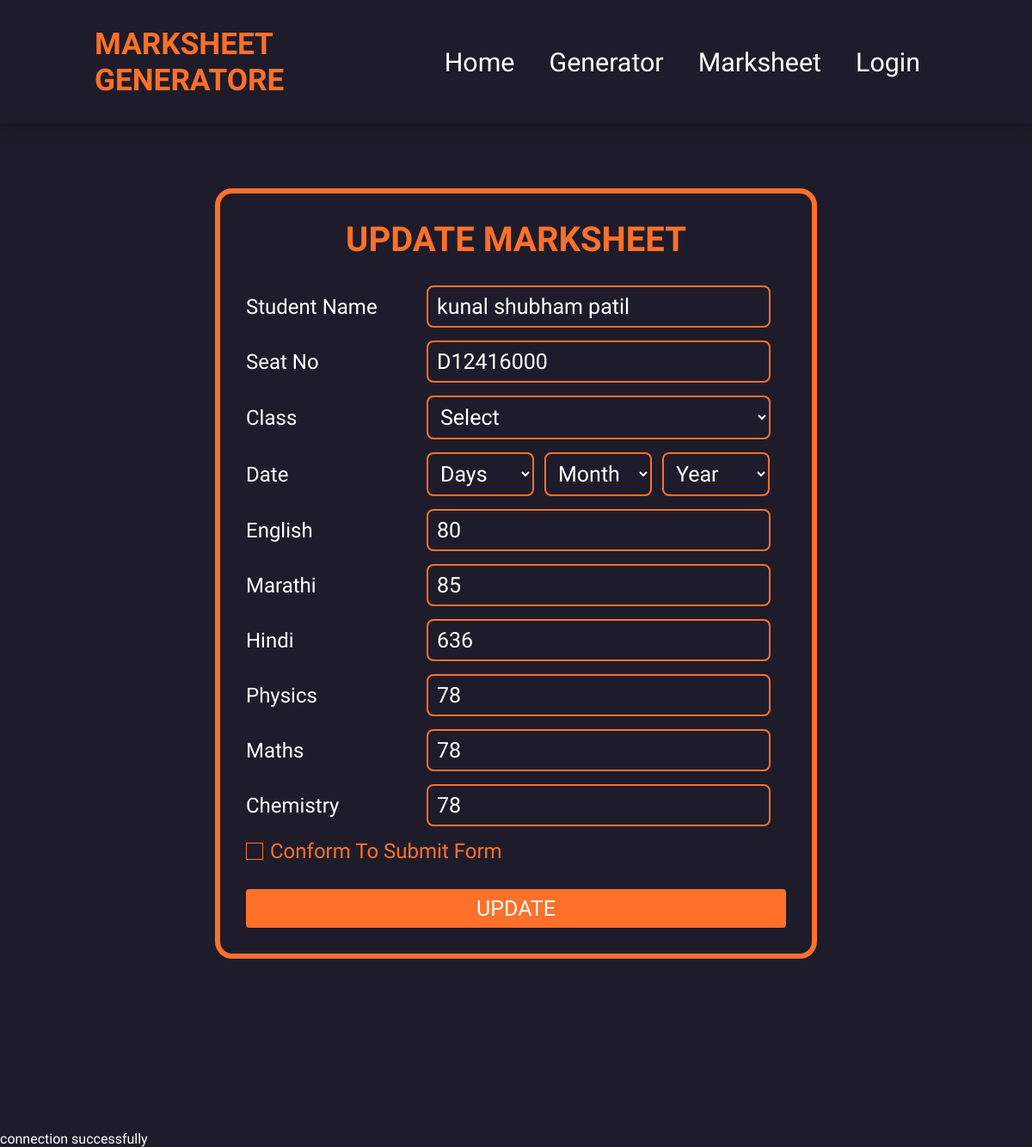
The page /update.php?no=2 on the database its author committed.
### tables this page shows
CREATE TABLE `shivam` (
  `no` int(11) NOT NULL,
  `studentname` varchar(20) NOT NULL,
  `seatno` varchar(10) NOT NULL,
  `english` varchar(3) NOT NULL,
  `marathi` varchar(3) NOT NULL,
  `hindi` varchar(3) NOT NULL,
  `physics` varchar(3) NOT NULL,
  `maths` varchar(3) NOT NULL,
  `chemistry` varchar(3) NOT NULL,
  `total` varchar(10) NOT NULL,
  `percentege` varchar(4) NOT NULL
);

### update.php (the view, shortened to what this page needs)
<?php include("projectserver.php");
  $no = $_GET['no'];
    $query = "SELECT * FROM SHIVAM where no ='$no'";
   $data = mysqli_query($conn,$query);
    $result = mysqli_fetch_assoc($data);
?>
<html>
<head>
  <link rel="stylesheet" type="text/css" href="style.css">
   <link rel="stylesheet"
  href="https://unpkg.com/boxicons@latest/css/boxicons.min.css">
</head>
<body>
  <header>
    <a href="index.php" class="logo">Marksheet Generatore</a>
    <ul class="navbar">
      <li><a href="index.php">Home</a></li>
	  <li><a href="generator.php">Generator</a></li>
      <li><a href="marksheet.php">Marksheet</a></li>
      <li><a href="calculator.php">Login</a></li>
    </ul>
  </header>
<div class="sk1">
  <form action="pdf.php" method="POST">
  	<div class="title1">
  		Update Marksheet
  	</div>
  	<div class="form">
  		<div class="input-field">
  			<label>Student Name </label>
  			<input type="text" value="<?php echo $result['studentname'];?>" class="input" name="s1">
  		</div>
  		<div class="input-field">
  			<label>Seat No </label>
  			<input type="text" value="<?php echo $result['seatno'];?>" class="input" name="s2">
  		</div>
		  <div class="input-field">
      <label>Class</label>
          <div class="">
	         <select name="k1">
		          <option>Select</option>
            </select >
            </div>
         </div>
		 <div class="input-field">
      <label>Date</label>
          <div class="ak1">
	         <select name="k2">
			     <option>Days</option>
            </select >
            </div> <div class="ak1">
	         <select name="k3">
			     <option>Month</option>
            </select >
            </div>
			<div class="ak1">
	         <select name="k4">
			     <option>Year</option>
            </select >
            </div>
         </div>
  		<div class="input-field">
  			<label>English </label>
  			<input type="text" value="<?php echo $result['english'];?>" class="input" name="s3">
  		</div>
  		<div class="input-field">
  			<label>Marathi</label>
  			<input type="text" value="<?php echo $result['marathi'];?>" class="input" name="s4">
  		</div>
  		<div class="input-field">
  			<label>Hindi</label>
  			<input type="text" value="<?php echo $result['hindi'];?>" class="input" name="s5">
  		</div>
  		<div class="input-field">
  			<label>Physics </label>
  			<input type="text" value="<?php echo $result['physics'];?>" class="input" name="s6">
  		</div>
  		<div class="input-field">
  			<label>Maths </label>
  			<input type="text" value="<?php echo $result['maths'];?>" class="input" name="s7">
  		</div>
  		<div class="input-field">
  			<label>Chemistry </label>
  			<input type="text" value="<?php echo $result['chemistry'];?>" class="input" name="s8">
  		</div>
  		<div class="term">
  			<label class="check">
  				<span class="checkmark"></span>
  			</label>
  			<p>Conform To Submit Form</p>
  		</div>
  		<div class="skbtn">
  			<input type="Submit" value="UPDATE" class="msbtn"  name="save">
  		</div>
  	</div>
   </form>
  </div>
</body>
</html>

### style.css (style rules this page uses)
* { padding: 0; margin: 0; box-sizing: border-box; font-family: "Spartan", sans-serif; scroll-behavior: smooth; list-style: none; text-decoration: none; }
:root { --main-color:#ff702a; --text-color:#fff; --bg-color: #1e1c2a; --big-font:5rem; --h2-font:2.25rem; --p-font:0.9rem; }
body { color: var(--text-color); background:var(--bg-color); }
header { position: fixed; top: 0; right: 0; width: 100%; z-index: 1000; display: flex; align-items: center; box-shadow: 0 5px 15px rgba( 0, 0, 0, 0.3); justify-content: space-between; padding: 30px 110px; background: var(--bg-color); }
.logo { color: var(--main-color); font-weight: 600; font-size: 2.2rem; text-transform: uppercase; }
.navbar { display: flex; }
.navbar a { color: var(--text-color); font-size: 1.9rem; padding: 10px 20px; font-weight: 500px; }
.sk1 { border: 6px solid #ff702a; border-radius: 20px; max-width: 700px; width: 100%; background: #1e1c2a; margin: 200px auto; padding: 30px; }
.sk1 .title1 { font-size: 40px ; font-weight: 600; margin-bottom: 30px; text-transform: uppercase; text-align: center; color: #ff702a; border-radius: 5px; }
.sk1 .form { width: 100%; }
.sk1 .form .input-field { margin-bottom: 15px; display: flex; align-items: center; }
.sk1 .form .input-field select { font-size: 25px; width: 400px; background-color: #1e1c2a; border: 2px solid #ff702a; color: #fff; border-radius: 8px; font-weight: 200px; padding: 8px 10px; }
.sk1 .form .input-field .ak1 select { font-size: 25px; margin-right: 12px; width: 125px; background-color: #1e1c2a; border: 2px solid #ff702a; color: #fff; border-radius: 8px; font-weight: 200px; padding: 8px 10px; }
.sk1 .form .input-field label { width: 200px; margin-right: 10px; font-size: 24px; }
.sk1 .form .input-field input { width: 400px; outline: none; background-color: #1e1c2a; border: 2px solid #ff702a; font-size: 25px; color: #fff; border-radius: 8px; font-weight: 200px; padding: 8px 10px; transition: all 0.5s ease; }
.sk1 .form .term { display: flex; align-items: center; font-size: 24px; color: #ff702a; }
.sk1 .form .term .check { margin-right: 8px; width: 20px; height: 20px; position: relative; display: block; cursor: pointer; }
.sk1 .form .term .check .checkmark { width: 20px; height: 20px; border: 1px solid #ff702a; display: block; position: relative; }
.sk1 .form .term .check .checkmark:before { content: ""; position: absolute; top: 1px; left: 1px; width: 10px; height: 5px; border: 3px solid; border-color: transparent transparent #1e1c2a #1e1c2a; transform: rotate(-45deg); }
.sk1 .form .skbtn .msbtn { width: 100%; padding: 8px 10px ; font-size: 25px; margin-top: 30px; border: 0px; background: #ff702a; color: #fff; cursor: pointer; border-radius: 4px; outline: none; }

### rows shown on the page
shivam: s1 "kunal shubham patil", s2 "D12416000", s3 "80", s4 "85", s5 "636", s6 "78", s7 "78", s8 "78"
